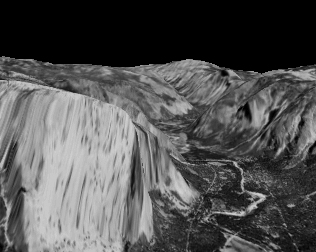
#> input picture HW6/subject/DataSeq1/yos_img_01.jpg, 316 x 252 px
$ python question1.py   (older library calls are emulated)
#> lines starting #> are read from the running program, lines starting #| are printed output that depends on the picture
import cv2
import numpy as np


def gaussian_reduce(im: np.ndarray):
    im = cv2.GaussianBlur(im, (3, 3), 0)
    im = cv2.resize(im, (0, 0), fx=0.5, fy=0.5, interpolation=cv2.INTER_NEAREST)
    return im


def gaussian_expend(im: np.ndarray):
    im = cv2.resize(im, (0, 0), fx=2.0, fy=2.0, interpolation=cv2.INTER_NEAREST)
    im = cv2.GaussianBlur(im, (3, 3), 0)
    return im


def laplacian_reduce(im: np.ndarray):
    r = gaussian_reduce(im.copy())
    e = gaussian_expend(r.copy())
    im = cv2.resize(im, (e.shape[1], e.shape[0]))
    return r, im.astype(np.int) - e.astype(np.int)


if __name__ == '__main__':
    seq1 = cv2.imread("subject/DataSeq1/yos_img_01.jpg", cv2.IMREAD_GRAYSCALE)
#> seq1 is the input picture: shape (252, 316); min 0, max 211, mean 83.1

    img = seq1
    cv2.imwrite("Images/ps5-1-1-0.png", img)
    for i in range(4):
        img, error = laplacian_reduce(img)
        error += 128
        cv2.imwrite("Images/ps5-1-1-" + str(i + 1) + ".png", img.astype(np.uint8))
        cv2.imwrite("Images/ps5-1-2-" + str(i + 1) + ".png", error.astype(np.uint8))
#> this loop made 4 passes
#> pass 1, in gaussian_reduce, `im = cv2.GaussianBlur(im, (3, 3), 0)`:
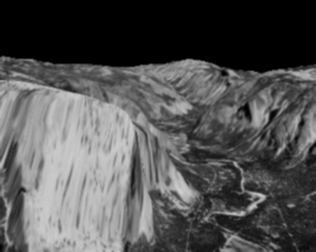
#> im: shape (252, 316); min 0, max 208, mean 83.1
#> pass 1, in gaussian_reduce, `im = cv2.resize(im, (0, 0), fx=0.5, fy=0.5, interpolation=cv2.INTER_NE..`:
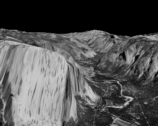
#> im: shape (126, 158); min 0, max 206, mean 83
#> after the loop:
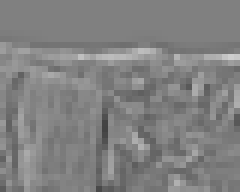
#> error: shape (32, 40) int64 (shown 6 times larger); min 66, max 206, mean 129.1
